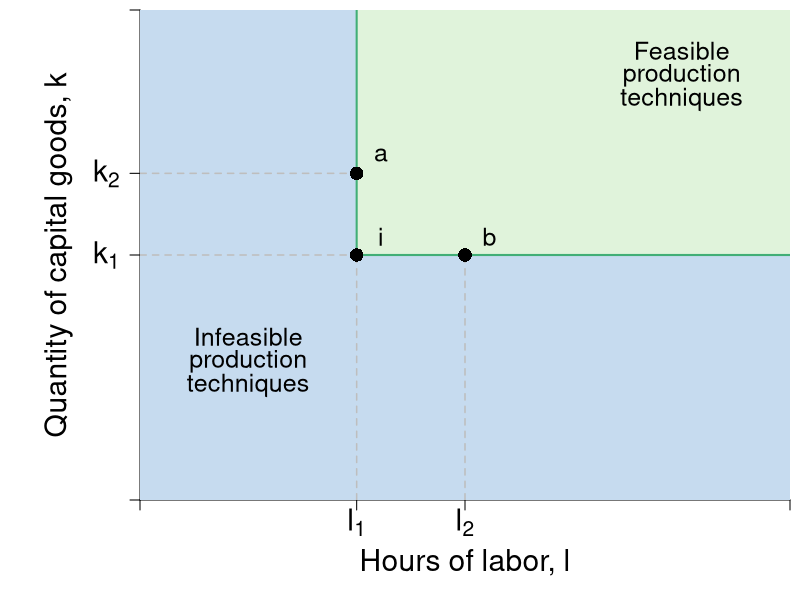

Reproduce this figure in R.
require(shape)
pdf(file = "specprodexch/production_technique.pdf", width = 9, height = 7)

#Set parameters for graphics
pointsize <- 1.8
axislabelsize <- 1.8
labelsize <- 1.5
namesize <- 1.8
annotatesize <- 1.5
graphlinewidth <- 2
segmentlinewidth <- 1.5

COL <- c("#7fc97f", "#beaed4", "#fdc086", "#ffff99", "#386cb0", "#f0027f", "#bf5b17", "#666666")
COLA <- c("#e0f3db", "#99d8c9","#66c2a4","#41ae76", "#238b45", "#005824")
COLB <- c("#c6dbef", "#4eb3d3", "#2b8cbe", "#0868ac","#084081")

par(mar =  c(5, 7, .5, .5))

mrsA <- function(x, rmax = 10, xmax = 20) {
  rmax - (rmax/xmax)*x
}

uA <- function(x, y, rmax = 10, xmax = 20) {
  y + rmax*x - (1/2)(rmax/xmax)*x^2
}

xlims <- c(0, 12)
ylims <- c(0, 12)

npts <- 501 


plot(0, 0, xlim = xlims, ylim = ylims, type = "n",
     xlab = expression(paste("")),
     ylab = expression(paste("")), 
     xaxt = "n", 
     yaxt = "n", 
     cex.lab = axislabelsize, 
     bty = "n",
     xaxs="i", 
     yaxs="i")

# ticksy <- seq(from = 0, to = ylims[2], by = 2)
# ylabels <- seq(from = 0, to = ylims[2], by = 2)
# ticksx <- seq(from = 0, to = xlims[2], by = 2)
# xlabels <- seq(from = 0, to = xlims[2], by = 2)
ticksy <- c(0, 6, 8, ylims[2])
ylabels <- c(NA, expression(paste(k[1])), expression(paste(k[2])), NA)
ticksx <- c(0, 4, 6, xlims[2])
xlabels <- c(NA, expression(paste(l[1])), expression(paste(l[2])), NA)

axis(1, at = ticksx, pos = 0, labels = xlabels, cex.axis = axislabelsize)
axis(2, at = ticksy, pos = 0, labels = ylabels, las = 1, cex.axis = axislabelsize)

npts <- 500 
xx1 <- seq(xlims[1], xlims[2], length.out = npts)

#Infeasible area
xpoly <- c(0, 4, 4, xlims[2], xlims[2], 0, 0)
ypoly <- c(ylims[2], ylims[2], 6, 6, 0, 0, ylims[2])
polygon(x = xpoly, y = ypoly, col = COLB[1], density=NULL, border = NA)

#Feasible area
xpoly1 <- c(xlims[2], 4, 4,  xlims[2], xlims[2])
ypoly1 <- c(ylims[2], ylims[2], 6, 6, ylims[2])
polygon(x = xpoly1, y = ypoly1, col = COLA[1], density=NULL, border = NA)

#lines(xx1, mrsA(xx1, rmax = 20, xmax = 10), col = COLA[4], lwd = graphlinewidth)
#lines(xx1, brfB(xx1, alpha = 16, beta = 1/24), col = COLB[4], lwd = graphlinewidth)

#Production set
segments(4, 6, xlims[2], 6, lty = 1, col = COLA[4], lwd = graphlinewidth)
segments(4, 6, 4, ylims[2], lty = 1, col = COLA[4],  lwd = graphlinewidth)

#Segments to i
segments(0, 6, 4, 6, lty = 2, col = "gray", lwd = segmentlinewidth)
segments(4, 0, 4, 6, lty = 2, col = "gray", lwd = segmentlinewidth)

#For k2
segments(0, 8, 4, 8, lty = 2, col = "gray", lwd = segmentlinewidth)

#For l2
segments(6, 0, 6, 6, lty = 2, col = "gray", lwd = segmentlinewidth)



mtext(expression(paste("Hours of labor, ", l)), side=1, line = 3, cex = axislabelsize)
text(-1.5, 0.5*ylims[2], expression(paste("Quantity of capital goods, ", k)), xpd = TRUE, cex = axislabelsize, srt = 90) 

#For good production technique i
points(4, 6, pch = 16, col = "black", cex = pointsize)
text(4.45, 6.45, expression(i), cex = labelsize)

#For production technique a
points(4, 8, pch = 16, col = "black", cex = pointsize)
text(4.45, 8.45, expression(a), cex = labelsize)

#For production technique b
points(6, 6, pch = 16, col = "black", cex = pointsize)
text(6.45, 6.45, expression(b), cex = labelsize)


text(10, 11, expression(paste("Feasible")), cex = labelsize)
text(10, 10.4, expression(paste("production")), cex = labelsize)
text(10, 9.8, expression(paste("techniques")), cex = labelsize)
text(2, 4, expression(paste("Infeasible")), cex = labelsize)
text(2, 3.4, expression(paste("production")), cex = labelsize)
text(2, 2.8, expression(paste("techniques")), cex = labelsize)

#text(7.3, 2.5, expression("Curve"))
#Arrows(7.3, 3.5, 7.3, 6.1, col = "black", lty = 1, lwd = 2, arr.type = "triangle", arr.lwd = 0.5)

#Label the iso-welfare functions for the HG, Aisha
# text(3.8, 1.5, expression(u[1]^A))
# text(4.6, 1.5, expression(u[2]^A))
# text(5.5, 1.5, expression(u[3]^A))
#text(6.6, 8.3, expression(u[4]^A))


#Label the indifference curves for the HG, Betty
# text(7.6, 17, expression(u[1]^B))
# text(6.75, 17, expression(u[2]^B))
# text(6, 17, expression(u[3]^B))
#text(3.4, 6.9, expression(v[4]^B))

#Label mrs function
text(18, 2.5, expression(paste(mrs(x,y) == r[max] - bgroup("(",frac(r[max], x[max]),")")*x)))
#Arrows(10, 7.5, 10, 5, col = "black", lty = 1, lwd = 2, arr.type = "triangle", arr.lwd = 0.5)

#Label satiation
#text(20, 3.5, expression(paste(x[max] == "Point")))
#text(20, 3, expression(paste("of Satiation")))
#Arrows(20, 2.5, 20, 0.5, col = "black", lty = 1, lwd = 2, arr.type = "triangle", arr.lwd = 0.5)

#Label highest willingness to pay
#text(5, 10, expression("Consumer Surplus"))
#text(5, 9, expression(paste(CS==frac(1, 2)*bgroup("(",r[max] - p,")")*x)))
#Arrows(5, 8.5, 5, 6, col = "black", lty = 1, lwd = 2, arr.type = "triangle", arr.lwd = 0.5)

dev.off()
